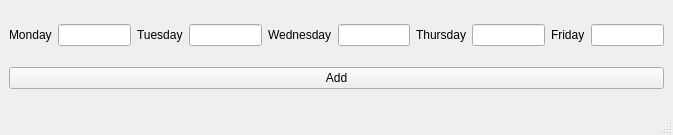
<?xml version="1.0" encoding="UTF-8"?>
<ui version="4.0">
 <class>add_class</class>
 <widget class="QMainWindow" name="add_class">
  <property name="geometry">
   <rect>
    <x>0</x>
    <y>0</y>
    <width>673</width>
    <height>135</height>
   </rect>
  </property>
  <property name="windowTitle">
   <string>MainWindow</string>
  </property>
  <widget class="QWidget" name="centralwidget">
   <layout class="QGridLayout" name="gridLayout">
    <item row="0" column="0">
     <layout class="QHBoxLayout" name="horizontalLayout">
      <item>
       <widget class="QLabel" name="label">
        <property name="text">
         <string>Monday</string>
        </property>
       </widget>
      </item>
      <item>
       <widget class="QLineEdit" name="lineEdit"/>
      </item>
      <item>
       <widget class="QLabel" name="label_2">
        <property name="text">
         <string>Tuesday</string>
        </property>
       </widget>
      </item>
      <item>
       <widget class="QLineEdit" name="lineEdit_2"/>
      </item>
      <item>
       <widget class="QLabel" name="label_3">
        <property name="text">
         <string>Wednesday</string>
        </property>
       </widget>
      </item>
      <item>
       <widget class="QLineEdit" name="lineEdit_3"/>
      </item>
      <item>
       <widget class="QLabel" name="label_4">
        <property name="text">
         <string>Thursday</string>
        </property>
       </widget>
      </item>
      <item>
       <widget class="QLineEdit" name="lineEdit_4"/>
      </item>
      <item>
       <widget class="QLabel" name="label_5">
        <property name="text">
         <string>Friday</string>
        </property>
       </widget>
      </item>
      <item>
       <widget class="QLineEdit" name="lineEdit_5"/>
      </item>
     </layout>
    </item>
    <item row="1" column="0">
     <widget class="QPushButton" name="pushButton">
      <property name="text">
       <string>Add</string>
      </property>
     </widget>
    </item>
   </layout>
  </widget>
  <widget class="QMenuBar" name="menubar">
   <property name="geometry">
    <rect>
     <x>0</x>
     <y>0</y>
     <width>673</width>
     <height>21</height>
    </rect>
   </property>
  </widget>
  <widget class="QStatusBar" name="statusbar"/>
 </widget>
 <resources/>
 <connections/>
</ui>
